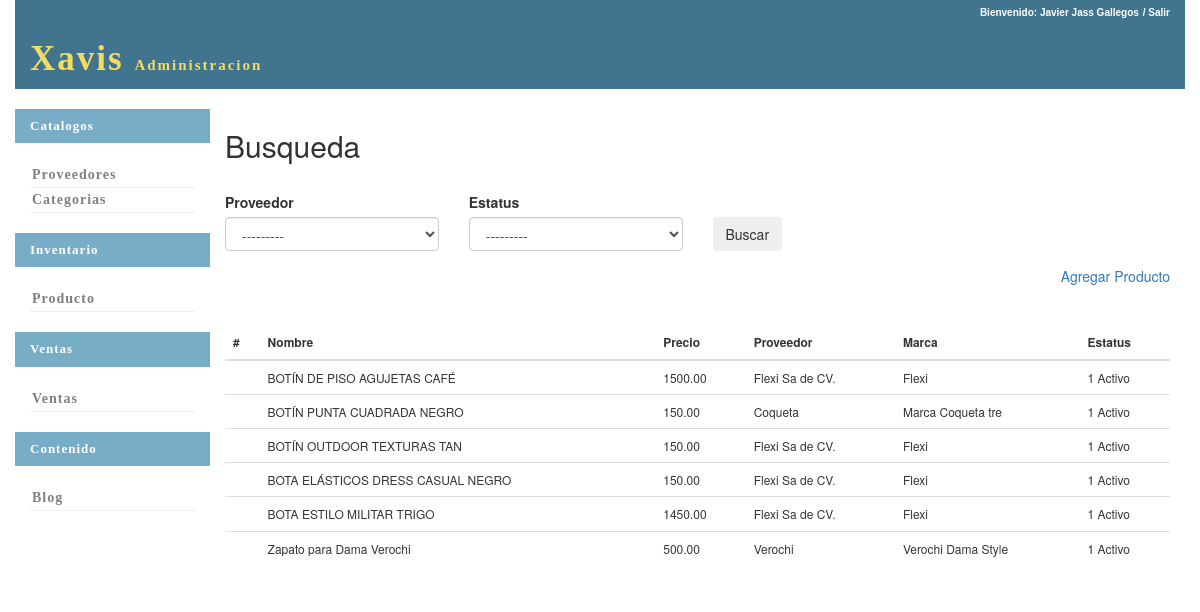
Page /inventario/busca_producto/ (signed in) on the committed database.
### inventario/models.py (models this page shows, shortened)
class Productos(models.Model):
	nombre=models.CharField(max_length=100)
	desc_producto=models.TextField()
	precio=models.DecimalField(max_digits=26,decimal_places=2,default=0.00)
	descuento=models.IntegerField(default=0)
	id_proveedor=models.ForeignKey(Proveedor,on_delete=models.PROTECT,null=False,default=0)
	marca=models.CharField(max_length=100,null=False,default="")
	clave_prod_proveedor=models.CharField(max_length=20,null=True)
	id_estatus=models.ForeignKey(Estatus,on_delete=models.PROTECT,default=1)

class Proveedor(models.Model):
	proveedor=models.CharField(max_length=40,null=False)
	id_estatus=models.ForeignKey(Estatus,on_delete=models.PROTECT,default=1)
	def __str__(self):
		return self.proveedor

class Estatus(models.Model):
	estatus=models.CharField(max_length=20)
	def __str__(self):
		return str(self.id)+' '+self.estatus

### inventario/views.py (the view)
def busca_producto(request):
	if not request.user.is_authenticated:
		return HttpResponseRedirect(reverse('seguridad:login'))
	if request.method=="POST":
		if request.POST.get("id_proveedor")=='':
			proveedor=0
		else:
			proveedor=int(request.POST.get("id_proveedor"))
		if request.POST.get("id_estatus")=='':
			estatus=0
		else:
			estatus=int(request.POST.get("id_estatus"))
		if proveedor==0 and estatus==0:
			producto=Productos.objects.all()
		if proveedor>0 and estatus==0:
			producto=Productos.objects.filter(id_proveedor=proveedor)
		if estatus>0 and proveedor==0:
			producto=Productos.objects.filter(id_estatus=estatus)
		if proveedor>0 and estatus>0:
			producto=Productos.objects.filter(id_proveedor=proveedor,id_estatus=estatus)
		form=Busqueda_Producto_Form(request.POST)
	else:
		producto=Productos.objects.all()
		form=Busqueda_Producto_Form()
	return render(request,'inventario/busca_producto.html',locals())

### inventario/forms.py
class Busqueda_Producto_Form(forms.Form):
	id_proveedor=forms.ModelChoiceField(queryset=Proveedor.objects.all())
	id_estatus=forms.ModelChoiceField(queryset=Estatus.objects.all())
	def __init__(self, *args, **kwargs):
		super(self.__class__, self).__init__(*args, **kwargs)
		self.fields['id_proveedor'].required = False
		self.fields['id_estatus'].required = False

### inventario/templates/inventario/busca_producto.html (shortened to what this page needs)
{%extends 'base.html'%}
{%load bootstrap3%}
{%block content%}
	<form method="post" action="#">
		<h2 >Busqueda</h2>
		<br>
		<div class="row">
			<div class="col-xs-4 col-sm-3">
				<label>
					Proveedor
				</label>
			</div>
			<div class="col-xs-4 col-sm-3">
				<label>
					Estatus
				</label>
			</div>
		</div>
		<div class="row">
			<div class="col-xs-4 col-sm-3">
				{% bootstrap_field form.id_proveedor  show_label=False%}
			</div>
			<div class="col-xs-4 col-sm-3">
				{%bootstrap_field form.id_estatus show_label=False%}
			</div>
			<div class="col-xs-4 col-sm-3">
				<button class="btn">Buscar</button>
			</div>
		</div>
		<div class="row">
			<div class="col-xs-12 " style="text-align:right">
					<a  href="../productos/new/">{%bootstrap_icon "plus"%} Agregar Producto</a>
			</div>
		</div>
		<br>
		<br>
		<table clasS="table">
			<thead>
				<th scope="col">#</th>
				<th scope="col">Nombre</th>
				<th scope="col">Precio</th>
				<th scope="col">Proveedor</th>
				<th scope="col">Marca</th>
				<th scope="col">Estatus</th>
			</thead>
			<tbody>
				{%for prod in producto %}
				<tr>
					<td>
					</td>
					<td>{{prod.nombre}}</td>
					<td>{{prod.precio}}</td>
					<td>{{prod.id_proveedor.proveedor}}</td>
					<td>{{prod.marca}}</td>
					<td>{{prod.id_estatus}}</td>
				</tr>
				{%endfor%}
			</tbody>
		</table>
	</form>
{%endblock%}

### seguridad/static/css/base.css (style rules this page uses)
.table { font-size:12px; }

### rows in the picture
Productos: nombre "BOTÍN DE PISO AGUJETAS CAFÉ", precio "1500.00", id_proveedor.proveedor "Flexi Sa de CV.", marca "Flexi", id_estatus "1 Activo"
Productos: nombre "BOTÍN PUNTA CUADRADA NEGRO", precio "150.00", id_proveedor.proveedor "Coqueta", marca "Marca Coqueta tre", id_estatus "1 Activo"
Productos: nombre "BOTÍN OUTDOOR TEXTURAS TAN", precio "150.00", id_proveedor.proveedor "Flexi Sa de CV.", marca "Flexi", id_estatus "1 Activo"
Productos: nombre "BOTA ELÁSTICOS DRESS CASUAL NEGRO", precio "150.00", id_proveedor.proveedor "Flexi Sa de CV.", marca "Flexi", id_estatus "1 Activo"
Productos: nombre "BOTA ESTILO MILITAR TRIGO", precio "1450.00", id_proveedor.proveedor "Flexi Sa de CV.", marca "Flexi", id_estatus "1 Activo"
Productos: nombre "Zapato para Dama Verochi", precio "500.00", id_proveedor.proveedor "Verochi", marca "Verochi Dama Style", id_estatus "1 Activo"
